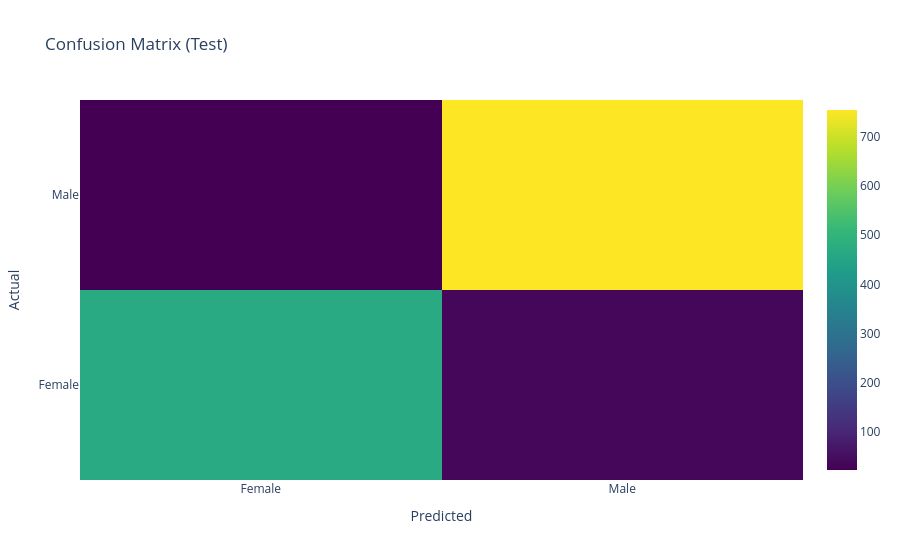

The cell this chart's notebook holds for it:
### Code cell
test_loss, test_acc, test_preds, test_targets = epoch_step(dl_test, False)

print(f'Test — loss: {test_loss:.4f} | acc: {test_acc:.3f}')
print('\nClassification Report (Test):')
print(classification_report(test_targets, test_preds, target_names = class_names))

cm = confusion_matrix(test_targets, test_preds, labels = list(range(num_classes)))
fig = go.Figure(data = go.Heatmap(
    z = cm, x = class_names, y = class_names, colorscale = 'Viridis',
    hovertemplate = 'Predicted: %{x}<br>Actual: %{y}<br>Count: %{z}<extra></extra>'))
fig.update_layout(title = 'Confusion Matrix (Test)', xaxis_title = 'Predicted', yaxis_title = 'Actual')
fig.show()

### Figure 1 — Plotly figure (JSON) as saved in the notebook; plotly's stock layout.template omitted (floating-point values rounded to 4 significant figures)
{"data": [{"colorscale": [[0, "#440154"], [0.1111, "#482878"], [0.2222, "#3e4989"], [0.3333, "#31688e"], [0.4444, "#26828e"], [0.5556, "#1f9e89"], [0.6667, "#35b779"], [0.7778, "#6ece58"], [0.8889, "#b5de2b"], [1, "#fde725"]], "hovertemplate": "Predicted: %{x}<br>Actual: %{y}<br>Count: %{z}<extra></extra>", "type": "heatmap", "x": ["Female", "Male"], "y": ["Female", "Male"], "z": [[467, 35], [23, 754]]}], "layout": {"title": {"text": "Confusion Matrix (Test)"}, "xaxis": {"title": {"text": "Predicted"}}, "yaxis": {"title": {"text": "Actual"}}}}
